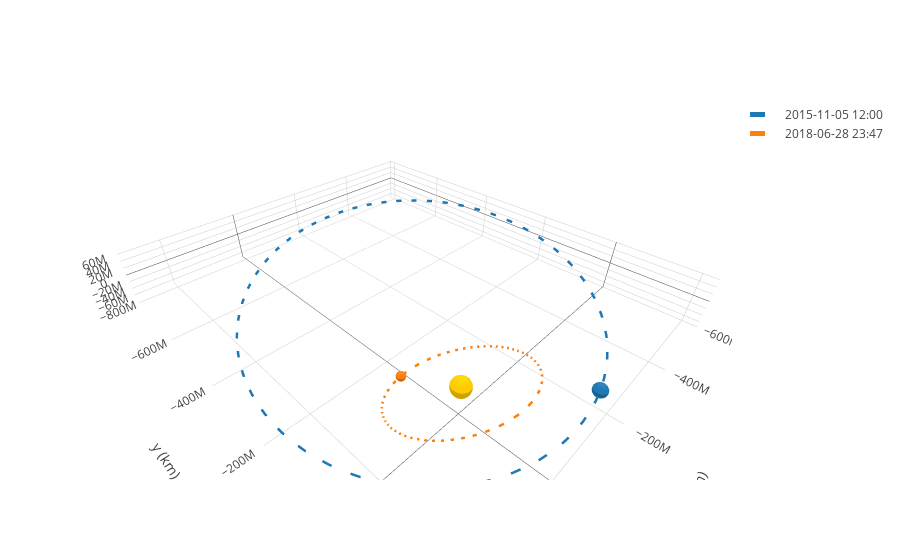

Write notebook code for a chart like this one.
### Code cell
frame = OrbitPlotter3D()

frame.plot(churi)
frame.plot(Orbit.from_body_ephem(Earth))

frame.show()
